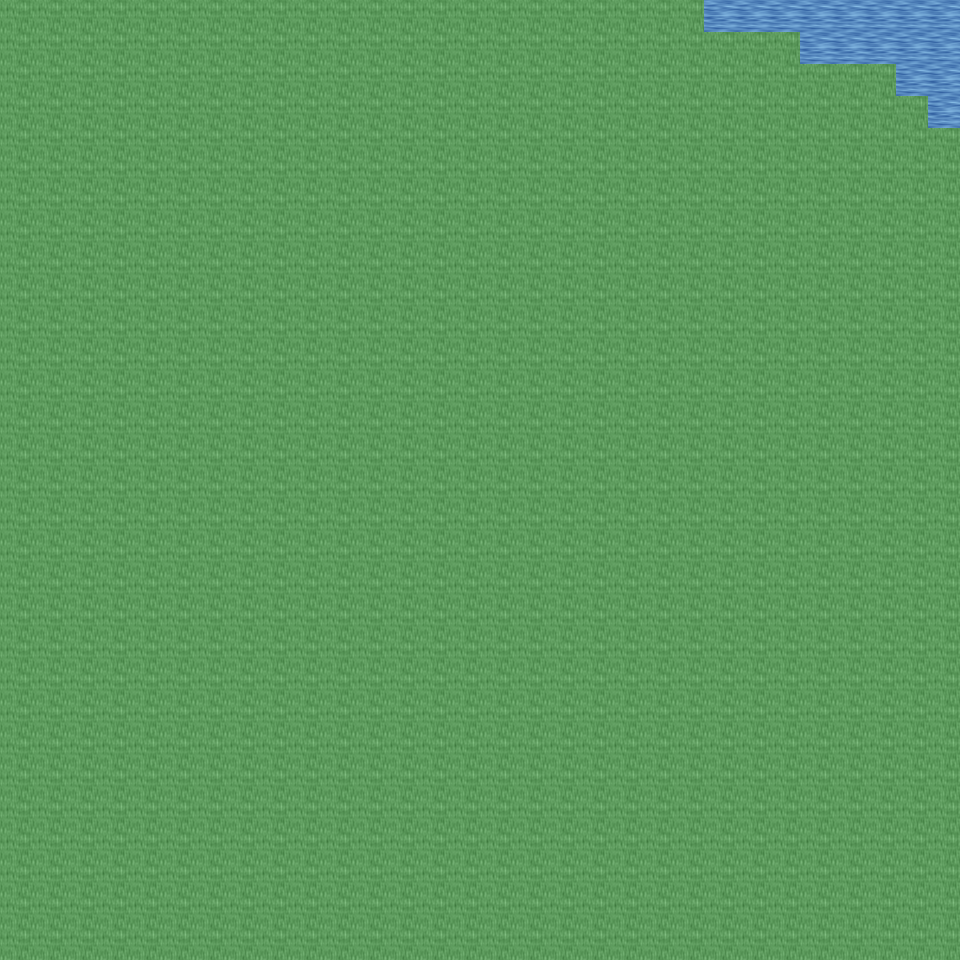

This is a level from a 2D game, rendered from its Tiled map with the project's own tilesets. A one-line summary and the map file follow, with tile-layer data summarised:
An orthogonal 30x30 tile map with 32x32 px tiles, 6 tile layers (Ground, Object, Object2, Above, ...), 19 tilesets and 2 objects (2x mapExit).

<map version="1.0" orientation="orthogonal" renderorder="right-down" width="30" height="30" tilewidth="32" tileheight="32" nextobjectid="3">
  <tileset firstgid="1" name="tileset_ground_ground" tilewidth="32" tileheight="32" tilecount="33" columns="3">
    <image source="../drawable/tileset_ground_ground.png" width="96" height="352" />
  </tileset>
  <tileset firstgid="34" name="tileset_ground_water_pool" tilewidth="32" tileheight="32" tilecount="72" columns="3">
    <image source="../drawable/tileset_ground_water_pool.png" width="96" height="768" />
  </tileset>
  <tileset firstgid="106" name="tileset_ground_ridge_earth_dark" tilewidth="32" tileheight="32" tilecount="96" columns="12">
    <image source="../drawable/tileset_ground_ridge_earth_dark.png" width="384" height="256" />
  </tileset>
  <tileset firstgid="202" name="tileset_ground_grass_edges" tilewidth="32" tileheight="32" tilecount="36" columns="12">
    <image source="../drawable/tileset_ground_grass_edges.png" width="384" height="96" />
  </tileset>
  <tileset firstgid="238" name="tileset_ground_earth_edges" tilewidth="32" tileheight="32" tilecount="18" columns="6">
    <image source="../drawable/tileset_ground_earth_edges.png" width="192" height="96" />
  </tileset>
  <tileset firstgid="256" name="tileset_ground_grass_corners" tilewidth="32" tileheight="32" tilecount="24" columns="6">
    <image source="../drawable/tileset_ground_grass_corners.png" width="192" height="128" />
  </tileset>
  <tileset firstgid="280" name="tileset_plant_grasses" tilewidth="32" tileheight="32" tilecount="6" columns="3">
    <image source="../drawable/tileset_plant_grasses.png" width="96" height="64" />
  </tileset>
  <tileset firstgid="286" name="tileset_plant_flower_daisy_blue" tilewidth="32" tileheight="32" tilecount="8" columns="2">
    <image source="../drawable/tileset_plant_flower_daisy_blue.png" width="64" height="128" />
  </tileset>
  <tileset firstgid="294" name="tileset_plant_flower_daisy_yellow" tilewidth="32" tileheight="32" tilecount="8" columns="2">
    <image source="../drawable/tileset_plant_flower_daisy_yellow.png" width="64" height="128" />
  </tileset>
  <tileset firstgid="302" name="tileset_plant_bush_bushes" tilewidth="32" tileheight="32" tilecount="10" columns="5">
    <image source="../drawable/tileset_plant_bush_bushes.png" width="160" height="64" />
  </tileset>
  <tileset firstgid="312" name="tileset_plant_flower_daisy_red" tilewidth="32" tileheight="32" tilecount="8" columns="2">
    <image source="../drawable/tileset_plant_flower_daisy_red.png" width="64" height="128" />
  </tileset>
  <tileset firstgid="320" name="tileset_plant_flower_daisy_white" tilewidth="32" tileheight="32" tilecount="8" columns="2">
    <image source="../drawable/tileset_plant_flower_daisy_white.png" width="64" height="128" />
  </tileset>
  <tileset firstgid="328" name="tileset_item_statue_bird" tilewidth="32" tileheight="32" tilecount="8" columns="2">
    <image source="../drawable/tileset_item_statue_bird.png" width="64" height="128" />
  </tileset>
  <tileset firstgid="336" name="tileset_logic_collision" tilewidth="32" tileheight="32" tilecount="1" columns="1">
    <image source="../drawable/tileset_logic_collision.png" width="32" height="32" />
  </tileset>
  <tileset firstgid="337" name="tileset_ground_green_paving" tilewidth="32" tileheight="32" tilecount="18" columns="3">
    <image source="../drawable/tileset_ground_green_paving.png" width="96" height="192" />
  </tileset>
  <tileset firstgid="355" name="tileset_logic_protection" tilewidth="32" tileheight="32" tilecount="2" columns="2">
    <image source="../drawable/tileset_logic_protection.png" width="64" height="32" />
  </tileset>
  <tileset firstgid="357" name="tileset_building_castle" tilewidth="32" tileheight="32" tilecount="320" columns="20">
    <image source="../drawable/tileset_building_castle.png" width="640" height="512" />
  </tileset>
  <tileset firstgid="677" name="tileset_logic_creature_reptile" tilewidth="32" tileheight="32" tilecount="7" columns="7">
    <image source="../drawable/tileset_logic_creature_reptile.png" width="224" height="32" />
  </tileset>
  <tileset firstgid="684" name="tileset_logic_creature_rodent" tilewidth="32" tileheight="32" tilecount="8" columns="8">
    <image source="../drawable/tileset_logic_creature_rodent.png" width="256" height="32" />
  </tileset>
  <layer name="Ground" width="30" height="30">
    <data>[900 cells, 900 non-empty, 2 distinct tile ids]</data>
  </layer>
  <layer name="Object" width="30" height="30">
    <data>[900 cells, 11 non-empty, 2 distinct tile ids]</data>
  </layer>
  <layer name="Object2" width="30" height="30">
    <data>[900 cells, 0 non-empty, 0 distinct tile ids]</data>
  </layer>
  <layer name="Above" width="30" height="30">
    <data>[900 cells, 0 non-empty, 0 distinct tile ids]</data>
  </layer>
  <layer name="Above2" width="30" height="30">
    <data>[900 cells, 0 non-empty, 0 distinct tile ids]</data>
  </layer>
  <layer name="Walkable" width="30" height="30">
    <data>[900 cells, 884 non-empty, 1 distinct tile ids]</data>
  </layer>
  <objectgroup name="MapEvents">
    <object id="1" name="north" type="mapExit" x="704" y="0" width="256" height="32">
      <properties>
        <property name="map" value="level_0_x85_y95" />
        <property name="x" value="22" />
        <property name="y" value="28" />
      </properties>
    </object>
    <object id="2" name="east" type="mapExit" x="928" y="0" width="32" height="128">
      <properties>
        <property name="map" value="level_0_x86_y96" />
        <property name="x" value="1" />
        <property name="y" value="0" />
      </properties>
    </object>
  </objectgroup>
</map>
